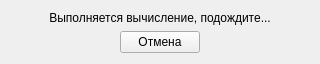
<?xml version="1.0" encoding="UTF-8"?>
<ui version="4.0">
 <class>DoingFrame</class>
 <widget class="QWidget" name="DoingFrame">
  <property name="geometry">
   <rect>
    <x>0</x>
    <y>0</y>
    <width>320</width>
    <height>62</height>
   </rect>
  </property>
  <property name="windowTitle">
   <string>Выполнение</string>
  </property>
  <property name="windowIcon">
   <iconset resource="images.qrc">
    <normaloff>:/img/resources/app.png</normaloff>:/img/resources/app.png</iconset>
  </property>
  <layout class="QVBoxLayout" name="mainLayout">
   <item>
    <widget class="QLabel" name="label">
     <property name="text">
      <string>Выполняется вычисление, подождите...</string>
     </property>
     <property name="alignment">
      <set>Qt::AlignCenter</set>
     </property>
    </widget>
   </item>
   <item>
    <layout class="QHBoxLayout" name="horizontalLayout">
     <item>
      <spacer name="horizontalSpacer">
       <property name="orientation">
        <enum>Qt::Horizontal</enum>
       </property>
       <property name="sizeHint" stdset="0">
        <size>
         <width>40</width>
         <height>20</height>
        </size>
       </property>
      </spacer>
     </item>
     <item>
      <widget class="QPushButton" name="pushButton_Cancel">
       <property name="text">
        <string>Отмена</string>
       </property>
      </widget>
     </item>
     <item>
      <spacer name="horizontalSpacer_2">
       <property name="orientation">
        <enum>Qt::Horizontal</enum>
       </property>
       <property name="sizeHint" stdset="0">
        <size>
         <width>40</width>
         <height>20</height>
        </size>
       </property>
      </spacer>
     </item>
    </layout>
   </item>
  </layout>
 </widget>
 <resources>
  <include location="images.qrc"/>
 </resources>
 <connections/>
</ui>
